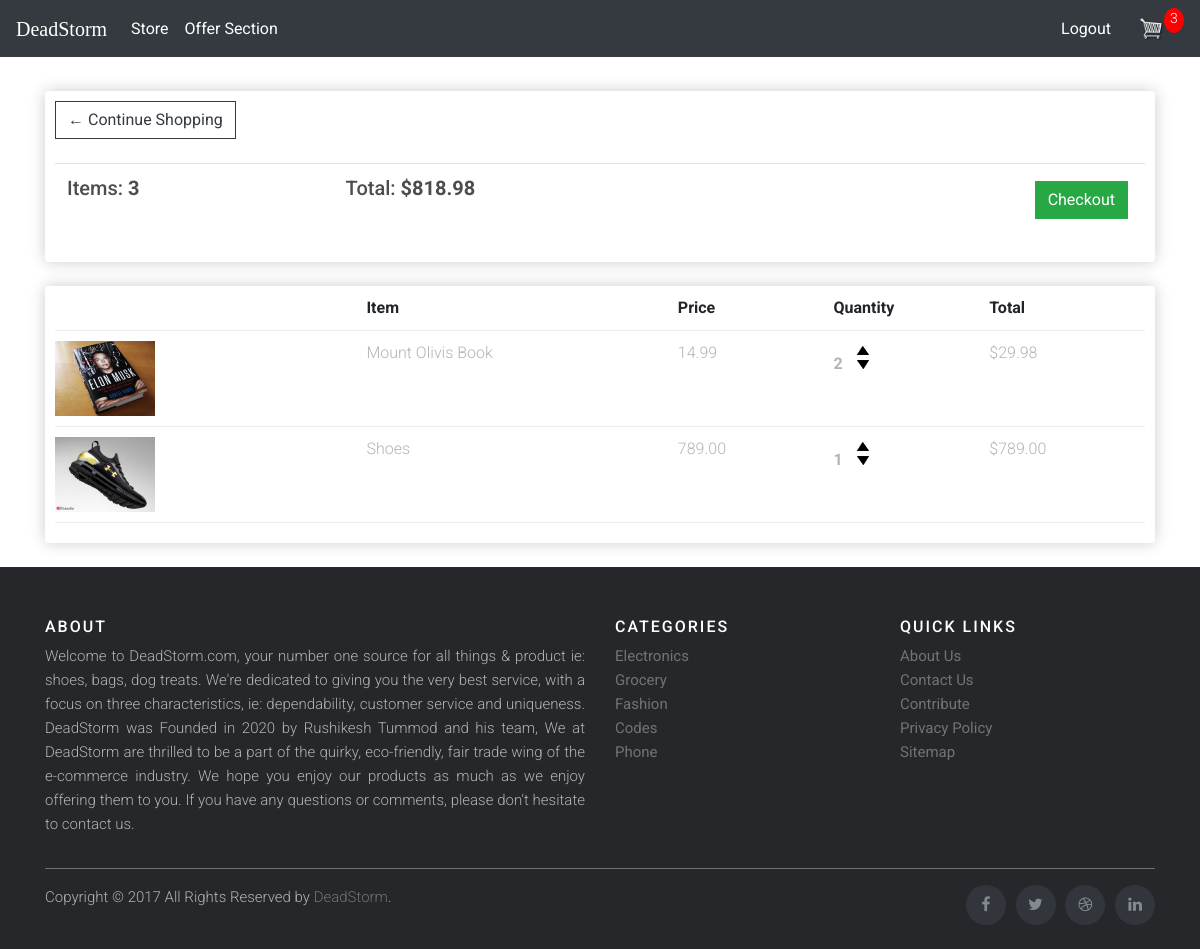
The page /cart/ (signed in) on the database as committed earlier.
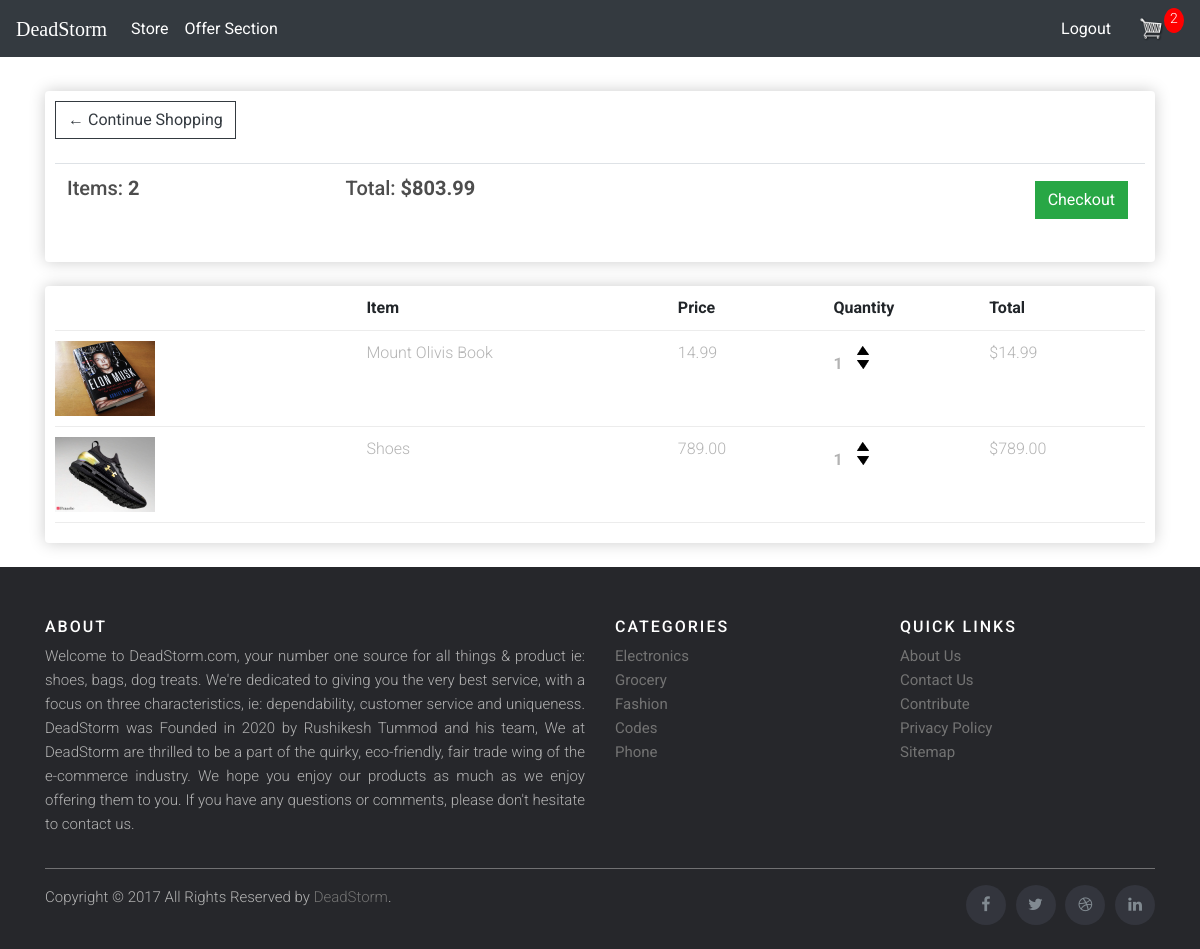
The same page on the database as committed later.
### store/models.py (models this page shows, shortened)
class Order(models.Model):
	customer=models.ForeignKey(Customer, on_delete=models.SET_NULL,blank=True, null= True)
	date_ordered = models.DateField(auto_now_add=True)
	complete = models.BooleanField(default=False,null=True,blank=False)
	transaction_id= models.CharField(max_length=200)
	@property
	def get_cart_total(self):
		orderitems=self.orderitem_set.all()
		total=sum([item.get_total for item in orderitems])
		return total
	@property
	def get_cart_items(self):
		orderitems=self.orderitem_set.all()
		total=sum([item.quantity for item in orderitems])
		return total

class OrderItem(models.Model):
	product=models.ForeignKey(Product, on_delete=models.SET_NULL,blank=True, null= True)
	order=models.ForeignKey(Order, on_delete=models.SET_NULL,blank=True, null= True)
	quantity=models.IntegerField(default=0,null=True,blank=True)
	date_added = models.DateField(auto_now_add=True)
	@property
	def get_total(self):
		total=self.product.price * self.quantity
		return total

class Product(models.Model):
	name = models.CharField(max_length=200)
	price = models.DecimalField(max_digits=7,decimal_places=2)
	digital = models.BooleanField(default=False,null=True, blank=False)
	image=models.ImageField(null=True,blank=True)
	@property
	def imageURL(self):
		try:
			url=self.image.url
		except:
			url=''
		return url

### store/views.py (the view)
# urls.py: path('cart/',views.cart,name='cart'),
def cart(request):
	data=cartData(request)
	CartItems=data['CartItems']
	order=data['order']
	items=data['items']
	context={'items':items,'order':order,'CartItems':CartItems}
	return render(request, 'store/cart.html', context)

### store/utils.py (called while the page is built)
def cartData(request):
	if request.user.is_authenticated:
		customer,created = Customer.objects.get_or_create(user=request.user)
		order,created=Order.objects.get_or_create(customer=customer,complete=False)
		items=order.orderitem_set.all()
		CartItems=order.get_cart_items
	else:
		cookieData=cookieCart(request)
		CartItems=cookieData['CartItems']
		order=cookieData['order']
		items=cookieData['items']
	return {'CartItems':CartItems,'order':order,'items':items}

### store/templates/store/cart.html
{% extends 'store/main.html' %}
{% load static %}
{% block content %}
 <div class="row">
	<div class="col-lg-12">
		<div class="box-element">
			<a  class="btn btn-outline-dark" href="{% url 'store' %}">&#x2190; Continue Shopping</a>
			<br>
			<br>
			<table class="table table-hover">
				<tr>
					<th><h5>Items: <strong>{{order.get_cart_items}}</strong></h5></th>
					<th><h5>Total:<strong> ${{order.get_cart_total}}</strong></h5></th>
					<th>
						<a  style="float:right; margin:5px;" class="btn btn-success" href="{% url 'checkout' %}">Checkout</a>
					</th>
				</tr>
			</table>
		</div>
	<br>
	<div class="box-element">
	<div class="cart-row">
		<div style="flex:2"></div>
		<div style="flex:2"><strong>Item</strong></div>
		<div style="flex:1"><strong>Price</strong></div>
		<div style="flex:1"><strong>Quantity</strong></div>
		<div style="flex:1"><strong>Total</strong></div>
	</div>
	{% for item in items %}
	<div class="cart-row">
		<div style="flex:2"><img class="row-image" src="{{item.product.imageURL}}"></div>
		<div style="flex:2"><p>{{item.product.name}}</p></div>
		<div style="flex:1"><p>{{item.product.price|floatformat:2}}</p></div>
		<div style="flex:1">
			<p class="quantity">{{item.quantity}}</p>
			<div class="quantity">
				<img data-product="{{item.product.id}}" data-action="add" onClick="window.location.reload();" class="chg-quantity update-cart" src="{% static  'images/arrow-up.png' %}">
				<img  data-product="{{item.product.id}}" data-action="remove" onClick="window.location.reload();"class="chg-quantity update-cart" src="{% static  'images/arrow-down.png' %}">
			</div>
		</div>
		<div style="flex:1"><p>${{item.get_total}}</p></div>
	</div>
	{% endfor %}
	</div>
</div>
</div>
{% endblock content %}

### store/templates/store/main.html (shortened to what this page needs)
<!DOCTYPE html>
{% load static %}
<html>
<head>
	<link rel="stylesheet" href="https://stackpath.bootstrapcdn.com/bootstrap/4.4.1/css/bootstrap.min.css">
	<link rel="stylesheet" type="text/css" href="{% static 'css/main.css' %}">
	<link rel="stylesheet" href="https://cdnjs.cloudflare.com/ajax/libs/font-awesome/4.7.0/css/font-awesome.min.css">
</head>
<body>
	<nav class="navbar navbar-expand-lg navbar-dark bg-dark navbar-fixed-top" >
	  <a class="navbar-brand" href="{% url 'store' %}" style="font-family:verdana;" >DeadStorm</a>
	  <div class="collapse navbar-collapse" id="navbarSupportedContent">
	    <ul class="navbar-nav mr-auto">
	      <li class="nav-item active">
	        <a class="nav-link " href="{% url 'store' %}">Store <span class="sr-only">(current)</span></a>
	      </li>
	      <li class="nav-item active">
	        <a class="nav-link" href="{% url 'store' %}">Offer Section <span class="sr-only">(current)</span></a>
	      </li>
	    </ul>
	   </div>
	  <div class="form-inline my-2 my-lg-0" id="navclass">
	  	{% if user.is_authenticated %}
	  		<a href="{% url 'logout' %}"class="btn navbar-fixed-top" style="color:white"  >Logout</a>
	  	{% else %}
     		<a href="{% url 'login' %}"class="btn navbar-fixed-top"  style="color:white" >Login / Register</a>
     	{% endif %}
     	<a href="{% url 'cart' %}">
    		<img  id="cart-icon" src="{% static 'images/6+cart.png' %}">
    	</a>
    	<p id="cart-total">{{CartItems}}</p>
       </div>
	</nav>
	         <div class="container">
	                <br>
	                {% block content %}
	                 {% endblock content %}
	         </div>
<br>
<footer class="site-footer ">
      <div class="container">
        <div class="row">
          <div class="col-sm-12 col-md-6">
            <h6>About</h6>
            <p class="text-justify">Welcome to DeadStorm.com, your number one source for all things & product ie: shoes, bags, dog treats. We're dedicated to giving you the very best service, with a focus on three characteristics, ie: dependability, customer service and uniqueness. DeadStorm was Founded in 2020 by Rushikesh Tummod and his team, We at DeadStorm are thrilled to be a part of the quirky, eco-friendly, fair trade wing of the e-commerce industry.
We hope you enjoy our products as much as we enjoy offering them to you. If you have any questions or comments, please don't hesitate to contact us.</p>
          </div>
          <div class="col-xs-6 col-md-3">
            <h6>Categories</h6>
            <ul class="footer-links">
              <li><a href="http://scanfcode.com/category/java-programming-language/">Electronics</a></li>
              <li><a href="http://scanfcode.com/category/android/">Grocery</a></li>
              <li><a href="http://scanfcode.com/category/templates/">Fashion</a></li>
              <li><a href="http://scanfcode.com/category/android/">Codes</a></li>
              <li><a href="http://scanfcode.com/category/templates/">Phone</a></li>
            </ul>
          </div>
          <div class="col-xs-6 col-md-3">
            <h6>Quick Links</h6>
            <ul class="footer-links">
              <li><a href="http://scanfcode.com/about/">About Us</a></li>
              <li><a href="http://scanfcode.com/contact/">Contact Us</a></li>
              <li><a href="http://scanfcode.com/contribute-at-scanfcode/">Contribute</a></li>
              <li><a href="http://scanfcode.com/privacy-policy/">Privacy Policy</a></li>
              <li><a href="http://scanfcode.com/sitemap/">Sitemap</a></li>
            </ul>
          </div>
        </div>
        <hr>
      </div>
      <div class="container">
        <div class="row">
          <div class="col-md-8 col-sm-6 col-xs-12">
            <p class="copyright-text">Copyright &copy; 2017 All Rights Reserved by
         <a href="#">DeadStorm</a>.
            </p>
          </div>
          <div class="col-md-4 col-sm-6 col-xs-12">
            <ul class="social-icons">
              <li><a class="facebook" href="#"><i class="fa fa-facebook"></i></a></li>
              <li><a class="twitter" href="#"><i class="fa fa-twitter"></i></a></li>
              <li><a class="dribbble" href="#"><i class="fa fa-dribbble"></i></a></li>
              <li><a class="linkedin" href="#"><i class="fa fa-linkedin"></i></a></li>
            </ul>
          </div>
        </div>
      </div>
</footer>
</body>
</html>

### static/css/main.css (style rules this page uses)
body { background-color: hsl(0, 0%, 98%); }
h1,h2,h3,h4,h5,h6 { color:hsl(0, 0%, 30%); }
.box-element { box-shadow:hsl(0, 0%, 80%) 0 0 16px; background-color: #fff; border-radius: 4px; padding: 10px; }
#cart-icon { width:25px; display: inline-block; margin-left: 15px; }
#cart-total { display: block; text-align: center; color:#fff; background-color: red; width: 20px; height: 25px; border-radius: 50%; font-size: 14px; }
.col-lg-4, .col-lg-6, .col-lg-8, .col-lg-12 { margin-top: 10px; }
.btn { border-radius: 0; }
.row-image { width: 100px; }
.cart-row { display: flex; align-items: flex-stretch; padding-bottom: 10px; margin-bottom: 10px; border-bottom: 1px solid #ececec; }
.quantity { display: inline-block; font-weight: 700; padding-right:10px; }
.chg-quantity { width: 12px; cursor: pointer; display: block; margin-top: 5px; transition:.1s; }
body { font-family: "Roboto", sans-serif; background-color: #fff; }
p { color: #b3b3b3; font-weight: 300; }
h1, h2, h3, h4, h5, h6, .h1, .h2, .h3, .h4, .h5, .h6 { font-family: "Roboto", sans-serif; }
a { -webkit-transition: .3s all ease; -o-transition: .3s all ease; transition: .3s all ease; }
.btn { text-decoration: none !important; }
.site-footer { background-color:#26272b; padding:45px 0 20px; font-size:15px; line-height:24px; color:#737373; }
.site-footer hr { border-top-color:#bbb; opacity:0.5 }
.site-footer h6 { color:#fff; font-size:16px; text-transform:uppercase; margin-top:5px; letter-spacing:2px }
.site-footer a { color:#737373; }
.footer-links { padding-left:0; list-style:none }
.footer-links li { display:block }
.footer-links a { color:#737373 }
.site-footer .social-icons { text-align:right }
.site-footer .social-icons a { width:40px; height:40px; line-height:40px; margin-left:6px; margin-right:0; border-radius:100%; background-color:#33353d }
.copyright-text { margin:0 }
.social-icons { padding-left:0; margin-bottom:0; list-style:none }
.social-icons li { display:inline-block; margin-bottom:4px }
.social-icons a { background-color:#eceeef; color:#818a91; font-size:16px; display:inline-block; line-height:44px; width:44px; height:44px; text-align:center; margin-right:8px; border-radius:100%; -webkit-transition:all .2s linear; -o-transition:all .2s linear; transition:all .2s linear }

Rows that differ between the two databases and show on the page:
changed through a linked row, Order: get_cart_items "3" → "2"; get_cart_total "818.98" → "803.99"
changed OrderItem "Mount Olivis Book": quantity "2" → "1"; get_total "29.98" → "14.99"
Other text that changed with them:
{{ CartItems }}: "3" → "2"
